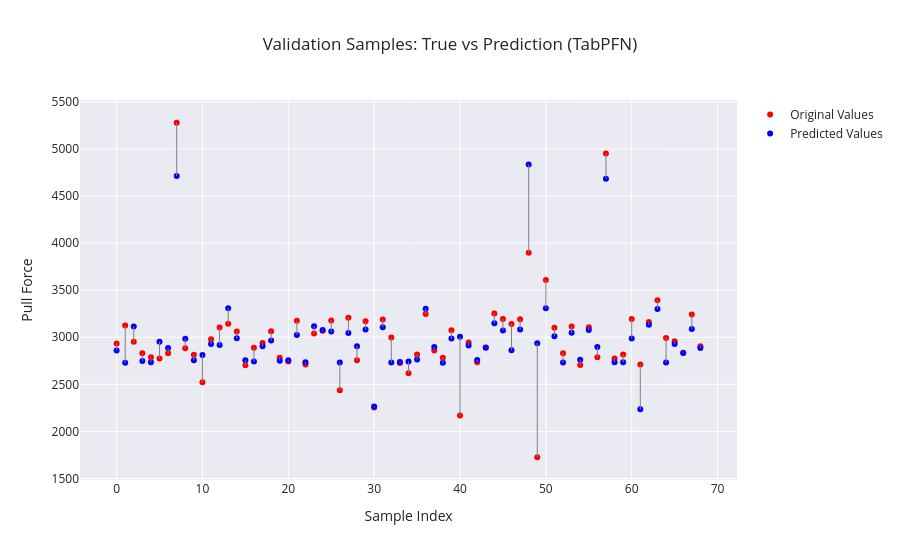

The notebook cell this image was saved under:
### Markdown cell above
# Check Validation Data

### Code cell
# Convert to numpy arrays (if not already)
true_vals = np.array(y_dev).ravel()
pred_vals = np.array(predictions).ravel()

# Sample index for plotting
sample_idx = np.arange(len(true_vals))

# Plot
fig = go.Figure()

fig.add_trace(go.Scatter(
    x=sample_idx, y=true_vals, mode="markers",
    name="Original Values", marker=dict(color="red", size=6)
))

fig.add_trace(go.Scatter(
    x=sample_idx, y=pred_vals, mode="markers",
    name="Predicted Values", marker=dict(color="blue", size=6)
))

# Connecting lines (one per sample) 
for i in range(len(sample_idx)): 
    fig.add_trace(go.Scatter( 
        x=[sample_idx[i], sample_idx[i]], 
        y=[true_vals[i], pred_vals[i]], 
        mode="lines", 
        line=dict(color="gray", width=1), 
        showlegend=False
    ))

fig.update_layout(
    title="Validation Samples: True vs Prediction (TabPFN)",
    xaxis_title="Sample Index",
    yaxis_title="Pull Force",
    template="seaborn"
)

fig.write_html("Graphs/TabPFN_Evaltrue.html")
fig.show()

### Figure 1 — Plotly figure (JSON) as saved in the notebook; plotly's stock layout.template omitted (floating-point values rounded to 4 significant figures)
{"data": [{"marker": {"color": "red", "size": 6}, "mode": "markers", "name": "Original Values", "type": "scatter", "x": [0, 1, 2, 3, 4, 5, 6, 7, 8, 9, 10, 11, 12, 13, 14, 15, 16, 17, 18, 19, 20, 21, 22, 23, 24, 25, 26, 27, 28, 29, 30, 31, 32, 33, 34, 35, 36, 37, 38, 39, 40, 41, 42, 43, 44, 45, 46, 47, 48, 49, 50, 51, 52, 53, 54, 55, 56, 57, 58, 59, 60, 61, 62, 63, 64, 65, 66, 67, 68], "y": [2934.0, 3124.0, 2953.0, 2830.0, 2787.0, 2775.0, 2830.0, 5278.0, 2883.0, 2814.0, 2522.0, 2979.0, 3104.0, 3143.0, 3061.0, 2703.0, 2888.0, 2940.0, 3063.0, 2784.0, 2742.0, 3175.0, 2711.0, 3040.0, 3069.0, 3179.0, 2437.0, 3208.0, 2756.0, 3169.0, 2255.0, 3188.0, 2996.0, 2726.0, 2618.0, 2816.0, 3246.0, 2861.0, 2784.0, 3074.0, 2168.0, 2944.0, 2735.0, 2889.0, 3252.0, 3193.0, 3142.0, 3192.0, 3898.0, 1726.0, 3608.0, 3101.0, 2830.0, 3113.0, 2706.0, 3106.0, 2787.0, 4952.0, 2775.0, 2816.0, 3193.0, 2710.0, 3163.0, 3394.0, 2992.0, 2958.0, 2837.0, 3241.0, 2905.0]}, {"marker": {"color": "blue", "size": 6}, "mode": "markers", "name": "Predicted Values", "type": "scatter", "x": [0, 1, 2, 3, 4, 5, 6, 7, 8, 9, 10, 11, 12, 13, 14, 15, 16, 17, 18, 19, 20, 21, 22, 23, 24, 25, 26, 27, 28, 29, 30, 31, 32, 33, 34, 35, 36, 37, 38, 39, 40, 41, 42, 43, 44, 45, 46, 47, 48, 49, 50, 51, 52, 53, 54, 55, 56, 57, 58, 59, 60, 61, 62, 63, 64, 65, 66, 67, 68], "y": [2859.0, 2730.0, 3116.0, 2749.0, 2736.0, 2953.0, 2885.0, 4711.0, 2984.0, 2757.0, 2812.0, 2929.0, 2917.0, 3309.0, 2990.0, 2756.0, 2743.0, 2904.0, 2966.0, 2752.0, 2755.0, 3025.0, 2735.0, 3118.0, 3078.0, 3063.0, 2732.0, 3045.0, 2905.0, 3083.0, 2264.0, 3107.0, 2733.0, 2737.0, 2743.0, 2764.0, 3304.0, 2896.0, 2728.0, 2986.0, 3005.0, 2913.0, 2759.0, 2891.0, 3148.0, 3073.0, 2863.0, 3083.0, 4833.0, 2937.0, 3307.0, 3010.0, 2732.0, 3047.0, 2760.0, 3078.0, 2897.0, 4684.0, 2735.0, 2735.0, 2986.0, 2235.0, 3132.0, 3300.0, 2732.0, 2930.0, 2833.0, 3088.0, 2885.0]}, {"line": {"color": "gray", "width": 1}, "mode": "lines", "showlegend": false, "type": "scatter", "x": [0, 0], "y": [2934.0, 2859.0]}, {"line": {"color": "gray", "width": 1}, "mode": "lines", "showlegend": false, "type": "scatter", "x": [1, 1], "y": [3124.0, 2730.0]}, {"line": {"color": "gray", "width": 1}, "mode": "lines", "showlegend": false, "type": "scatter", "x": [2, 2], "y": [2953.0, 3116.0]}, {"line": {"color": "gray", "width": 1}, "mode": "lines", "showlegend": false, "type": "scatter", "x": [3, 3], "y": [2830, 2749.0]}, {"line": {"color": "gray", "width": 1}, "mode": "lines", "showlegend": false, "type": "scatter", "x": [4, 4], "y": [2787.0, 2736.0]}, {"line": {"color": "gray", "width": 1}, "mode": "lines", "showlegend": false, "type": "scatter", "x": [5, 5], "y": [2775.0, 2953.0]}, {"line": {"color": "gray", "width": 1}, "mode": "lines", "showlegend": false, "type": "scatter", "x": [6, 6], "y": [2830.0, 2885.0]}, {"line": {"color": "gray", "width": 1}, "mode": "lines", "showlegend": false, "type": "scatter", "x": [7, 7], "y": [5278.0, 4711.0]}, {"line": {"color": "gray", "width": 1}, "mode": "lines", "showlegend": false, "type": "scatter", "x": [8, 8], "y": [2883.0, 2984.0]}, {"line": {"color": "gray", "width": 1}, "mode": "lines", "showlegend": false, "type": "scatter", "x": [9, 9], "y": [2814.0, 2757.0]}, {"line": {"color": "gray", "width": 1}, "mode": "lines", "showlegend": false, "type": "scatter", "x": [10, 10], "y": [2522.0, 2812.0]}, {"line": {"color": "gray", "width": 1}, "mode": "lines", "showlegend": false, "type": "scatter", "x": [11, 11], "y": [2979.0, 2929.0]}, {"line": {"color": "gray", "width": 1}, "mode": "lines", "showlegend": false, "type": "scatter", "x": [12, 12], "y": [3104.0, 2917.0]}, {"line": {"color": "gray", "width": 1}, "mode": "lines", "showlegend": false, "type": "scatter", "x": [13, 13], "y": [3143, 3309.0]}, {"line": {"color": "gray", "width": 1}, "mode": "lines", "showlegend": false, "type": "scatter", "x": [14, 14], "y": [3061.0, 2990.0]}, {"line": {"color": "gray", "width": 1}, "mode": "lines", "showlegend": false, "type": "scatter", "x": [15, 15], "y": [2703.0, 2756.0]}, {"line": {"color": "gray", "width": 1}, "mode": "lines", "showlegend": false, "type": "scatter", "x": [16, 16], "y": [2888.0, 2743.0]}, {"line": {"color": "gray", "width": 1}, "mode": "lines", "showlegend": false, "type": "scatter", "x": [17, 17], "y": [2940.0, 2904.0]}, {"line": {"color": "gray", "width": 1}, "mode": "lines", "showlegend": false, "type": "scatter", "x": [18, 18], "y": [3063.0, 2966.0]}, {"line": {"color": "gray", "width": 1}, "mode": "lines", "showlegend": false, "type": "scatter", "x": [19, 19], "y": [2784.0, 2752.0]}, {"line": {"color": "gray", "width": 1}, "mode": "lines", "showlegend": false, "type": "scatter", "x": [20, 20], "y": [2742.0, 2755.0]}, {"line": {"color": "gray", "width": 1}, "mode": "lines", "showlegend": false, "type": "scatter", "x": [21, 21], "y": [3175.0, 3025.0]}, {"line": {"color": "gray", "width": 1}, "mode": "lines", "showlegend": false, "type": "scatter", "x": [22, 22], "y": [2711.0, 2735.0]}, {"line": {"color": "gray", "width": 1}, "mode": "lines", "showlegend": false, "type": "scatter", "x": [23, 23], "y": [3040.0, 3118.0]}, {"line": {"color": "gray", "width": 1}, "mode": "lines", "showlegend": false, "type": "scatter", "x": [24, 24], "y": [3069.0, 3078.0]}, {"line": {"color": "gray", "width": 1}, "mode": "lines", "showlegend": false, "type": "scatter", "x": [25, 25], "y": [3179.0, 3063.0]}, {"line": {"color": "gray", "width": 1}, "mode": "lines", "showlegend": false, "type": "scatter", "x": [26, 26], "y": [2437.0, 2732.0]}, {"line": {"color": "gray", "width": 1}, "mode": "lines", "showlegend": false, "type": "scatter", "x": [27, 27], "y": [3208.0, 3045.0]}, {"line": {"color": "gray", "width": 1}, "mode": "lines", "showlegend": false, "type": "scatter", "x": [28, 28], "y": [2756.0, 2905.0]}, {"line": {"color": "gray", "width": 1}, "mode": "lines", "showlegend": false, "type": "scatter", "x": [29, 29], "y": [3169.0, 3083.0]}, {"line": {"color": "gray", "width": 1}, "mode": "lines", "showlegend": false, "type": "scatter", "x": [30, 30], "y": [2255.0, 2264.0]}, {"line": {"color": "gray", "width": 1}, "mode": "lines", "showlegend": false, "type": "scatter", "x": [31, 31], "y": [3188.0, 3107.0]}, {"line": {"color": "gray", "width": 1}, "mode": "lines", "showlegend": false, "type": "scatter", "x": [32, 32], "y": [2996.0, 2733.0]}, {"line": {"color": "gray", "width": 1}, "mode": "lines", "showlegend": false, "type": "scatter", "x": [33, 33], "y": [2726.0, 2737.0]}, {"line": {"color": "gray", "width": 1}, "mode": "lines", "showlegend": false, "type": "scatter", "x": [34, 34], "y": [2618.0, 2743.0]}, {"line": {"color": "gray", "width": 1}, "mode": "lines", "showlegend": false, "type": "scatter", "x": [35, 35], "y": [2816.0, 2764.0]}, {"line": {"color": "gray", "width": 1}, "mode": "lines", "showlegend": false, "type": "scatter", "x": [36, 36], "y": [3246.0, 3304.0]}, {"line": {"color": "gray", "width": 1}, "mode": "lines", "showlegend": false, "type": "scatter", "x": [37, 37], "y": [2861.0, 2896.0]}, {"line": {"color": "gray", "width": 1}, "mode": "lines", "showlegend": false, "type": "scatter", "x": [38, 38], "y": [2784.0, 2728.0]}, {"line": {"color": "gray", "width": 1}, "mode": "lines", "showlegend": false, "type": "scatter", "x": [39, 39], "y": [3074.0, 2986.0]}, {"line": {"color": "gray", "width": 1}, "mode": "lines", "showlegend": false, "type": "scatter", "x": [40, 40], "y": [2168.0, 3005.0]}, {"line": {"color": "gray", "width": 1}, "mode": "lines", "showlegend": false, "type": "scatter", "x": [41, 41], "y": [2944.0, 2913.0]}, {"line": {"color": "gray", "width": 1}, "mode": "lines", "showlegend": false, "type": "scatter", "x": [42, 42], "y": [2735.0, 2759.0]}, {"line": {"color": "gray", "width": 1}, "mode": "lines", "showlegend": false, "type": "scatter", "x": [43, 43], "y": [2889.0, 2891.0]}, {"line": {"color": "gray", "width": 1}, "mode": "lines", "showlegend": false, "type": "scatter", "x": [44, 44], "y": [3252.0, 3148.0]}, {"line": {"color": "gray", "width": 1}, "mode": "lines", "showlegend": false, "type": "scatter", "x": [45, 45], "y": [3193.0, 3073.0]}, {"line": {"color": "gray", "width": 1}, "mode": "lines", "showlegend": false, "type": "scatter", "x": [46, 46], "y": [3142.0, 2863.0]}, {"line": {"color": "gray", "width": 1}, "mode": "lines", "showlegend": false, "type": "scatter", "x": [47, 47], "y": [3192.0, 3083.0]}, {"line": {"color": "gray", "width": 1}, "mode": "lines", "showlegend": false, "type": "scatter", "x": [48, 48], "y": [3898.0, 4833.0]}, {"line": {"color": "gray", "width": 1}, "mode": "lines", "showlegend": false, "type": "scatter", "x": [49, 49], "y": [1726.0, 2937.0]}, {"line": {"color": "gray", "width": 1}, "mode": "lines", "showlegend": false, "type": "scatter", "x": [50, 50], "y": [3608.0, 3307.0]}, {"line": {"color": "gray", "width": 1}, "mode": "lines", "showlegend": false, "type": "scatter", "x": [51, 51], "y": [3101.0, 3010.0]}, {"line": {"color": "gray", "width": 1}, "mode": "lines", "showlegend": false, "type": "scatter", "x": [52, 52], "y": [2830.0, 2732.0]}, {"line": {"color": "gray", "width": 1}, "mode": "lines", "showlegend": false, "type": "scatter", "x": [53, 53], "y": [3113.0, 3047.0]}, {"line": {"color": "gray", "width": 1}, "mode": "lines", "showlegend": false, "type": "scatter", "x": [54, 54], "y": [2706.0, 2760.0]}, {"line": {"color": "gray", "width": 1}, "mode": "lines", "showlegend": false, "type": "scatter", "x": [55, 55], "y": [3106.0, 3078.0]}, {"line": {"color": "gray", "width": 1}, "mode": "lines", "showlegend": false, "type": "scatter", "x": [56, 56], "y": [2787.0, 2897.0]}, {"line": {"color": "gray", "width": 1}, "mode": "lines", "showlegend": false, "type": "scatter", "x": [57, 57], "y": [4952, 4684.0]}, {"line": {"color": "gray", "width": 1}, "mode": "lines", "showlegend": false, "type": "scatter", "x": [58, 58], "y": [2775.0, 2735.0]}, {"line": {"color": "gray", "width": 1}, "mode": "lines", "showlegend": false, "type": "scatter", "x": [59, 59], "y": [2816.0, 2735.0]}, {"line": {"color": "gray", "width": 1}, "mode": "lines", "showlegend": false, "type": "scatter", "x": [60, 60], "y": [3193.0, 2986.0]}, {"line": {"color": "gray", "width": 1}, "mode": "lines", "showlegend": false, "type": "scatter", "x": [61, 61], "y": [2710.0, 2235.0]}, {"line": {"color": "gray", "width": 1}, "mode": "lines", "showlegend": false, "type": "scatter", "x": [62, 62], "y": [3163.0, 3132.0]}, {"line": {"color": "gray", "width": 1}, "mode": "lines", "showlegend": false, "type": "scatter", "x": [63, 63], "y": [3394.0, 3300.0]}, {"line": {"color": "gray", "width": 1}, "mode": "lines", "showlegend": false, "type": "scatter", "x": [64, 64], "y": [2992.0, 2732.0]}, {"line": {"color": "gray", "width": 1}, "mode": "lines", "showlegend": false, "type": "scatter", "x": [65, 65], "y": [2958.0, 2930.0]}, {"line": {"color": "gray", "width": 1}, "mode": "lines", "showlegend": false, "type": "scatter", "x": [66, 66], "y": [2837.0, 2833.0]}, {"line": {"color": "gray", "width": 1}, "mode": "lines", "showlegend": false, "type": "scatter", "x": [67, 67], "y": [3241.0, 3088.0]}, {"line": {"color": "gray", "width": 1}, "mode": "lines", "showlegend": false, "type": "scatter", "x": [68, 68], "y": [2905, 2885.0]}], "layout": {"title": {"text": "Validation Samples: True vs Prediction (TabPFN)"}, "xaxis": {"title": {"text": "Sample Index"}}, "yaxis": {"title": {"text": "Pull Force"}}}}
